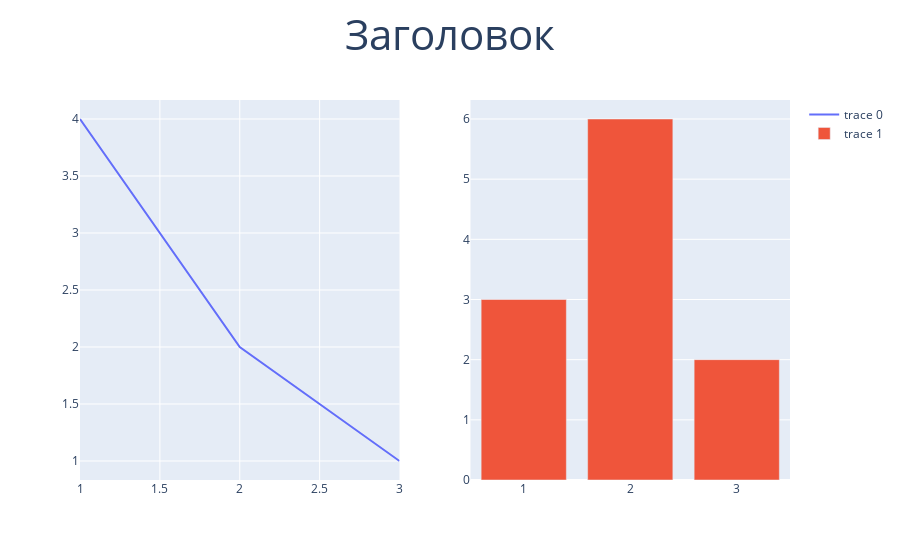

Notebook code for this chart:
### Code cell
# пример выше можно переписать, используя специальные функции `add_x`
fig = make_subplots(rows=1, cols=2)
fig.add_scatter(
    x=[1, 2, 3],
    y=[4, 2, 1],
    mode="lines",
    row=1,
    col=1
)
fig.add_bar(
    x=[1, 2, 3],
    y=[3, 6, 2],
    row=1,
    col=2
)
# для обновления макета можно использовать метод update_layout
fig.update_layout(
    title_text="Заголовок",
    title_font_size=42,
    title_x=.5
)
fig.show()

### Figure 1 — Plotly figure (JSON) as saved in the notebook; plotly's stock layout.template omitted (floating-point values rounded to 4 significant figures)
{"data": [{"mode": "lines", "type": "scatter", "x": [1, 2, 3], "xaxis": "x", "y": [4, 2, 1], "yaxis": "y"}, {"type": "bar", "x": [1, 2, 3], "xaxis": "x2", "y": [3, 6, 2], "yaxis": "y2"}], "layout": {"title": {"font": {"size": 42}, "text": "Заголовок", "x": 0.5}, "xaxis": {"anchor": "y", "domain": [0, 0.45]}, "xaxis2": {"anchor": "y2", "domain": [0.55, 1]}, "yaxis": {"anchor": "x", "domain": [0, 1]}, "yaxis2": {"anchor": "x2", "domain": [0, 1]}}}
